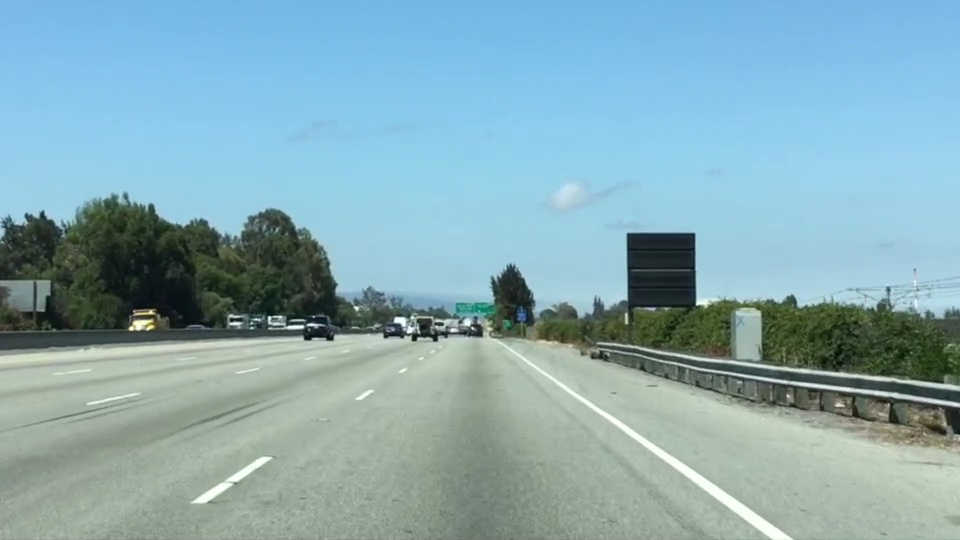
#> input picture Class1/03_Color_Region_Combining/ColorSelectionTest.jpg, 960 x 540 px
$ python Color_Region_Combining.py
#> lines starting #> are read from the running program, lines starting #| are printed output that depends on the picture; after the words box and inside, x2 and y2 are one past the last pixel; in counts of white or black regions, pixels touching at a corner belong together
import matplotlib.pyplot as plt
import matplotlib.image as mpimg
import numpy as np
from PIL import Image
from numpy import array

# Read in the image and print out some stats
# image = mpimg.imread('ColorSelectionTest.png')
image_P = Image.open('ColorSelectionTest.jpg')
#> image_P is the input picture: PIL image 960x540 RGB; mean R, G, B 135.5, 171.1, 179.2
print('This image is: ',type(image_P),
         'with dimensions:', image_P.size)
#| This image is:  <class 'PIL.JpegImagePlugin.JpegImageFile'> with dimensions: (960, 540)

image=array(image_P)

# Pull out the x and y sizes and make a copy of the image
ysize = image.shape[0]
#> ysize = 540
xsize = image.shape[1]
#> xsize = 960
region_color_select = np.copy(image)
line_select = np.copy(image)

left_bottom = [70,540]
right_bottom = [860,540]
apex = [480, 280]

# Fit lines (y=Ax+B) to identify the  3 sided region of interest
# np.polyfit() returns the coefficients [A, B] of the fit
fit_left = np.polyfit((left_bottom[0], apex[0]), (left_bottom[1], apex[1]), 1)
fit_right = np.polyfit((right_bottom[0], apex[0]), (right_bottom[1], apex[1]), 1)
fit_bottom = np.polyfit((left_bottom[0], right_bottom[0]), (left_bottom[1], right_bottom[1]), 1)

#Color threshold
red_threshold = 220
green_threshold = 220
blue_threshold = 220
rgb_threshold = [red_threshold, green_threshold, blue_threshold]

# Identify pixels below the threshold
thresholds = (image[:,:,0] < rgb_threshold[0]) \
            | (image[:,:,1] < rgb_threshold[1]) \
            | (image[:,:,2] < rgb_threshold[2])
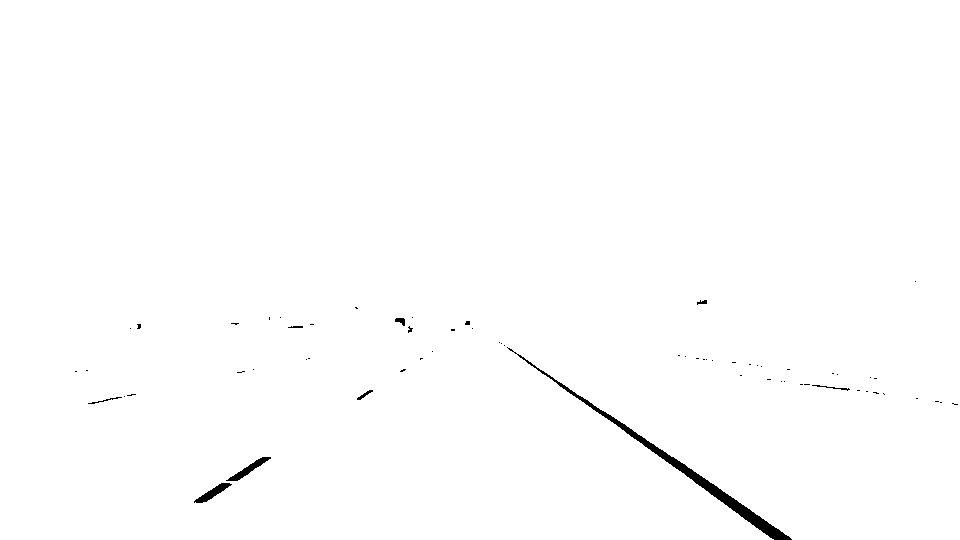
#> thresholds: shape (540, 960) bool; 99.4% white; 65 black regions (56 under 20 px), largest, box (x1, y1, x2, y2) and area: (507, 347, 792, 540) 2108, (226, 457, 271, 481) 276, (194, 483, 232, 503) 259

# Find the region inside the lines
XX, YY = np.meshgrid(np.arange(0, xsize), np.arange(0, ysize))
region_thresholds = (YY > (XX*fit_left[0] + fit_left[1])) & \
                    (YY > (XX*fit_right[0] + fit_right[1])) & \
                    (YY < (XX*fit_bottom[0] + fit_bottom[1]))

# Color pixels red which are inside the region of interest

region_color_select[thresholds]=[0,0,0]
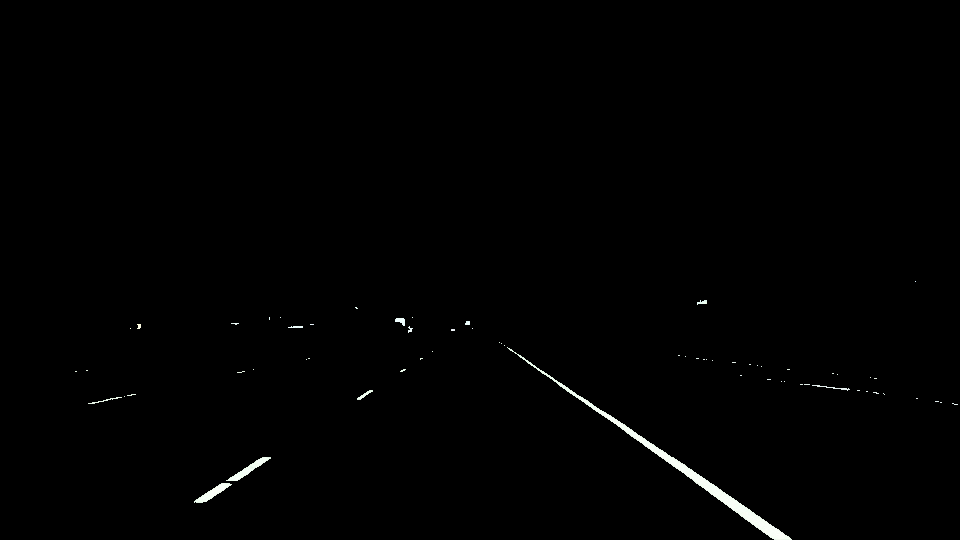
#> region_color_select: shape (540, 960, 3); mean R, G, B 1.4, 1.5, 1.4
region_color_select[~region_thresholds] = [0, 0, 0]
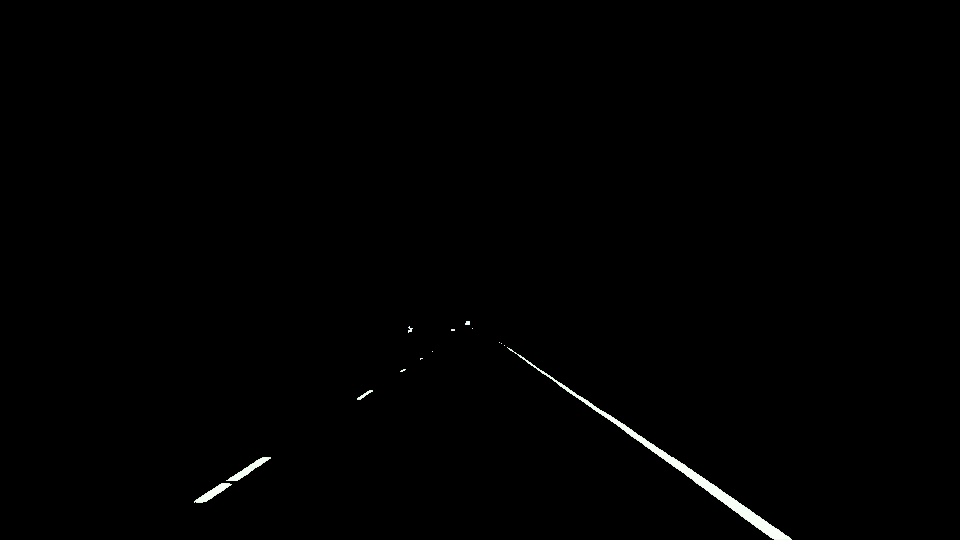
#> region_color_select: shape (540, 960, 3); 0.07% of pixels changed, all inside (x1, y1, x2, y2) = (75, 281, 958, 405)
# region_color_select[~thresholds & region_thresholds]=[255,0,0]
# region_color_select[~thresholds&region_color_select]=[255,0,0]
# print(region_thresholds)

# Display the image
plt.imshow(region_color_select)
plt.show()
